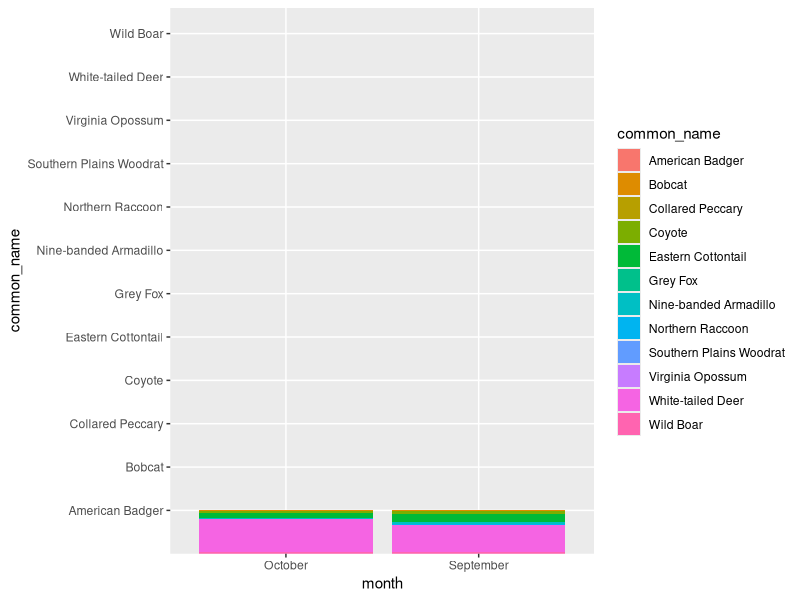
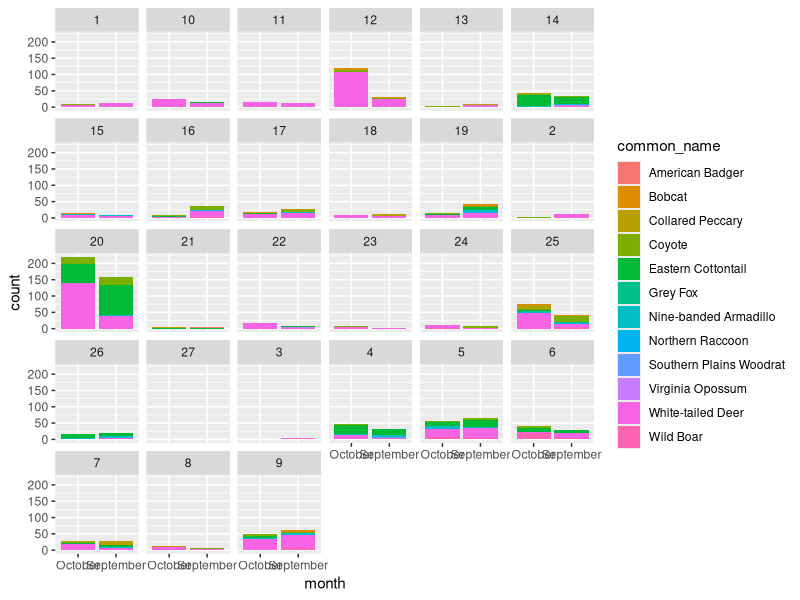
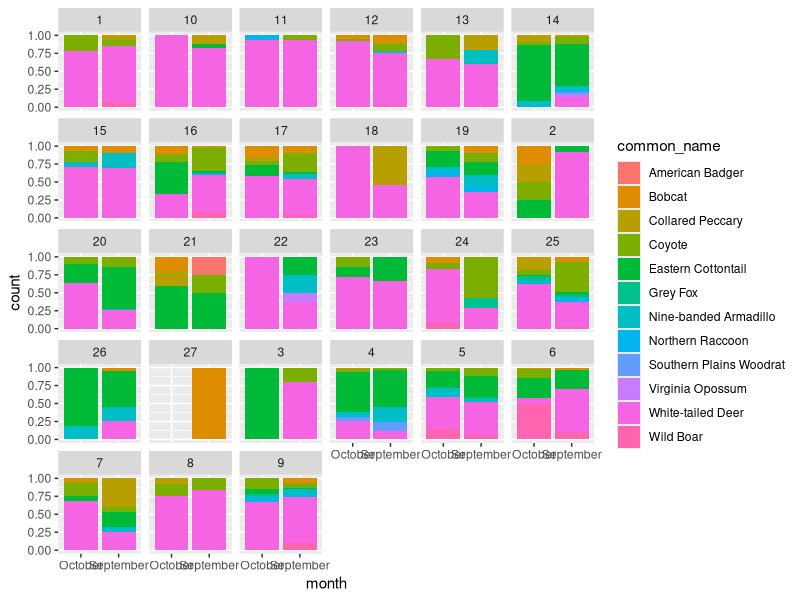

Reproduce these figures in R, in order.
# -------------------------------------------------------
#
#                    Load libraries
#
# -------------------------------------------------------

# Install Packages (if needed)
# install.packages("tidyverse")


# Load Packages
library("tidyverse")
library(viridis)


# Set seed, scientific notation options, and working directory
set.seed(123)
options(scipen = 9999)
setwd(".")

# -------------------------------------------------------
#
#                    Load Data
#
# -------------------------------------------------------

# Read in detections
cam_dat <- read.csv("./Data/LaCopita_Cams_Fall2023_SnapShot.csv")

# Head look at first few rows
head(cam_dat)

# Look at data structure
str(cam_dat)


# -------------------------------------------------------
#
#                   Data Wrangling
#
# -------------------------------------------------------


# Making a Survey Date and Month of Survey Column
cam_dat <- cam_dat %>%
  mutate(survey_date = as.Date(start_time, format = "%m/%d/%Y %H:%M"),
         month = format(survey_date, "%B"))


# Extract SiteID into new column
cam_dat <- cam_dat %>%
  mutate(
    SiteID = str_extract(deployment_id, "\\d+"),  # Extract the site number
  )


# Take a look
head(cam_dat)
str(cam_dat)


# Filter the dataset to include only mammals
cam_dat <- cam_dat %>%
  filter(common_name %in% c("White-tailed Deer", "Coyote", "Northern Raccoon", "Southern Plains Woodrat",
                            "American Badger", "Collared Peccary", "Wild Boar", "Bobcat", "Virginia Opossum",
                            "Grey Fox", "Eastern Cottontail", "Nine-banded Armadillo"))

# Check the output
head(cam_dat)




# Plot of Spp detected by month
ggplot(cam_dat, 
       aes(fill=common_name, y=common_name, x=month)) + 
  geom_bar(position="fill", stat="identity")

# Counts of species at sites
ggplot(cam_dat , aes(x = month, fill = common_name)) + 
  geom_bar()+
  facet_wrap(~SiteID)


# Percentages of species at sites
ggplot(cam_dat , aes(x = month, fill = common_name)) + 
  geom_bar(position="fill")+
  facet_wrap(~SiteID)


# See https://ggplot2.tidyverse.org/index.html for more plot examples










